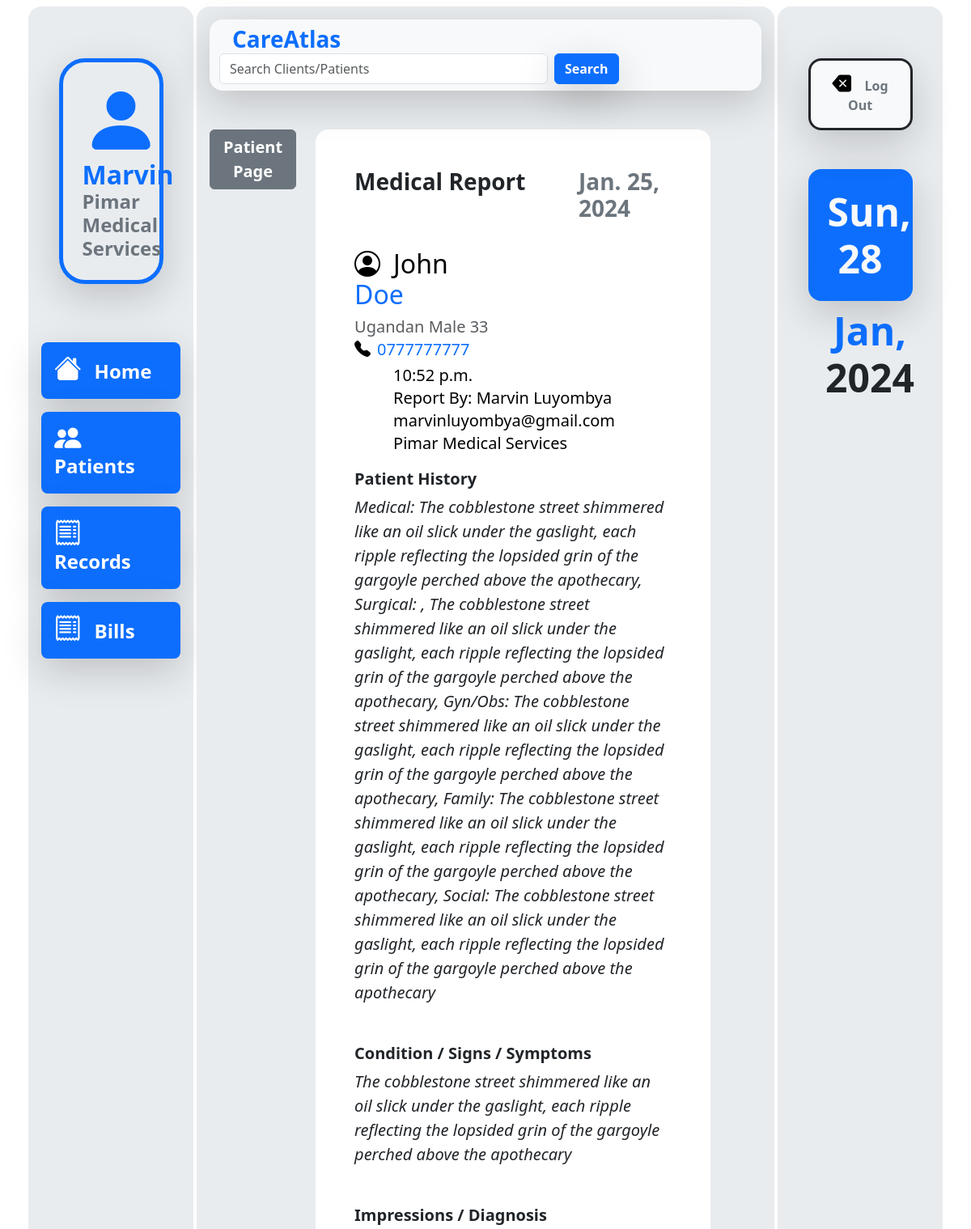
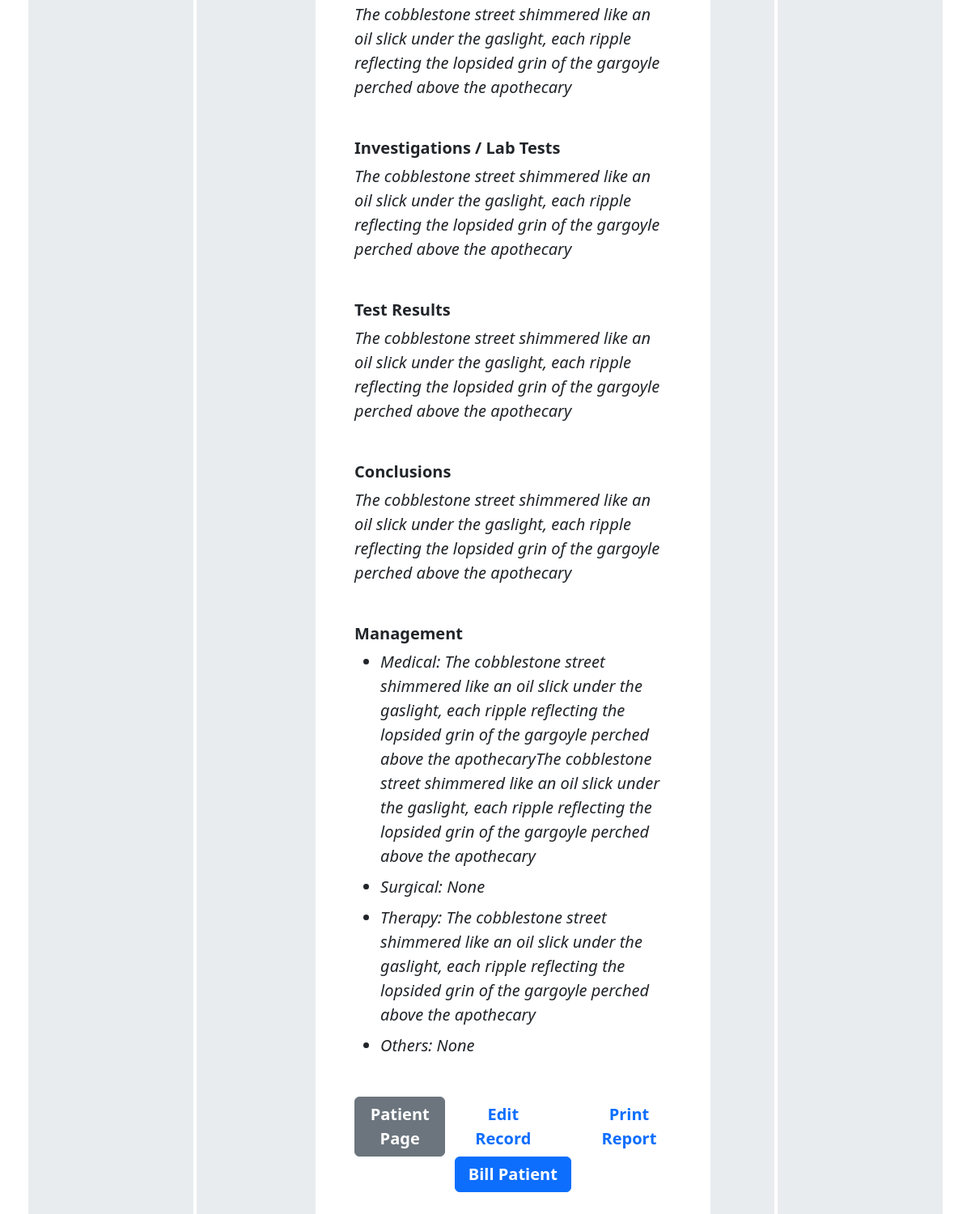
Before: /base/medical_record/26/81 (signed in) with the older database file (2 pictures, top to bottom).
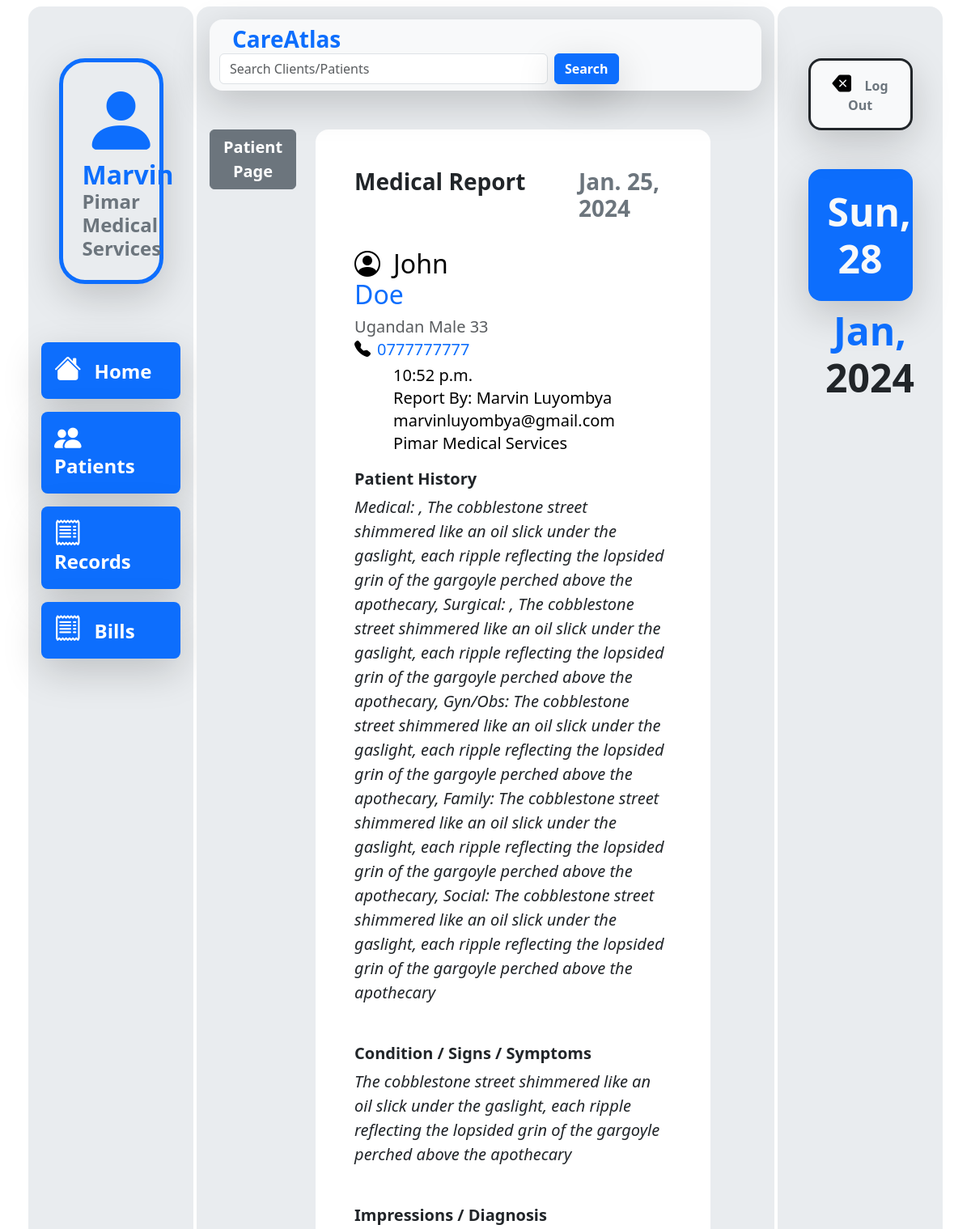
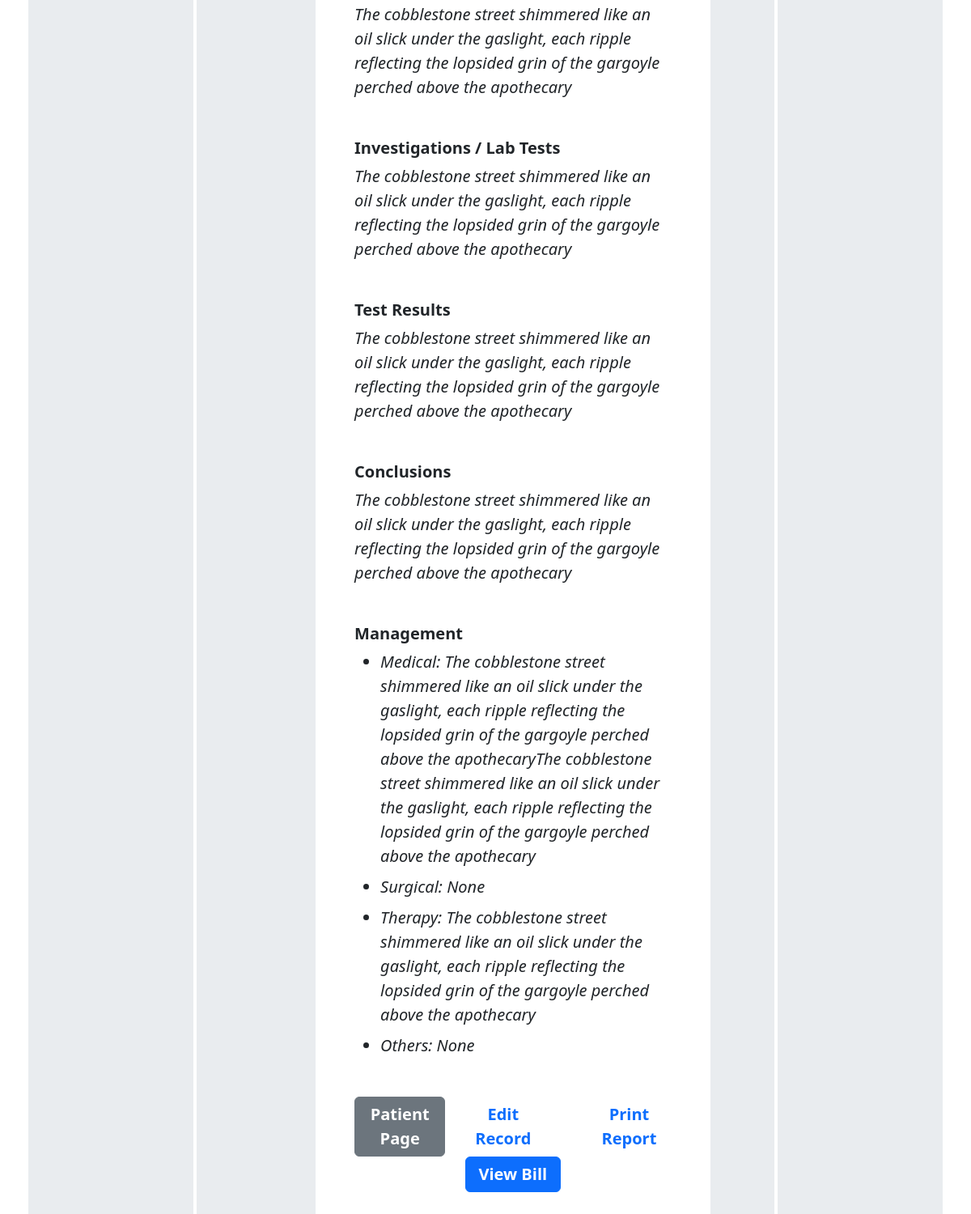
After: the same page with the newer database file (2 pictures, top to bottom).
### base/models.py (models this page shows, shortened)
class PatientRecord(models.Model):
    patient = models.ForeignKey(Patient, on_delete=models.CASCADE)
    doctor = models.ForeignKey(User, on_delete=models.SET_NULL, null=True)
    date_added = models.DateField(auto_now_add=True)
    time_added = models.TimeField(auto_now_add=True)
    signs_and_symptoms = models.TextField(blank=False)
    impressions = models.TextField(null=True)
    investigations = models.TextField(null=True)
    test_results = models.TextField(null=True)
    conclusions = models.TextField(null=True)
    management = models.TextField(blank=False)
    medical_history = models.TextField(null=True)
    surgical_history = models.TextField(null=True)
    gyn_obs_history = models.TextField(null=True)
    family_history = models.TextField(null=True)
    social_history = models.TextField(null=True)
    record_status = models.CharField(max_length=20, null=True)

### users/models.py (models this page shows, shortened)
class HospitalProfile(models.Model):
    hospital_name = models.CharField(max_length=50)
    user = models.OneToOneField(User, on_delete=models.CASCADE, primary_key=True)
    phone_number = models.CharField(max_length=20, null=True)
    role = models.CharField(max_length=50, null=True)

### base/views.py (the view)
# urls.py: path('base/medical_record/<patient_id>/<record_id>', base_views.medical_record_page, name='medical-record-page'),
def medical_record_page(request, patient_id, record_id):
    patient = Patient.objects.get(id=patient_id)
    record = PatientRecord.objects.get(id=record_id)
    bill = PatientBill.objects.filter(medical_record=record).first()
    mgt = record.management.split("---") if record.management not in ["Awaiting Test Results", "Awaiting Doctors Recommendations"] else ["TBD", "TBD", "TBD", "TBD"]
    doctor_hospitalprofiles  = HospitalProfile.objects.filter(hospital_name=request.user.hospitalprofile.hospital_name)
    doctors = [x.user for x in doctor_hospitalprofiles]
    values = ["Tests Done Successfully!", "Awaiting Test Results"]
    test_notifications = PatientRecord.objects.filter(doctor__in=doctors).filter(record_status__in=values)
    if patient.date_of_birth != None:
        patient_age = int((datetime.datetime.now().date() - patient.date_of_birth).days/365)
    else:
        patient_age = 'Unknown'
    context = {
        "day": date_1[0],
        "day_of_month": date_1[1],
        "month": date_1[2],
        "year": date_1[3].replace(",", ""),
        "date": date,
        "record": record,
        "patient": patient,
        "bill": bill,
        "patient_age": patient_age,
        "test_notifications": test_notifications,
        "mgt_meds": mgt[0],
        "mgt_surg": mgt[1],
        "mgt_ther": mgt[2],
        "mgt_other": mgt[3]
    }
    return render(request, 'base/medical_record_page.html', context)

### base/templates/base/medical_record_page.html (shortened to what the changed rows need)
{% extends 'base/base.html' %}
{% block content %}
<div class="row w-100">
  <div class="col-9">
    <div class="w-100 mt-4 mx-auto bg-white rounded-4 p-5 col">
      <div class="row mb-4">
        <div class="col">
        <h3><span class="text-secondary fw-bold">{{record.date_added}}</span></h3>
        </div>
      </div>
      <div class="row">
        <div class=" col-6 d-flex">
          <div class="">
            <h2 class="text-black fw-medium"><i class="bi bi-person-circle me-3"></i>{{patient.first_name}} <span class="text-primary">{{patient.last_name}}</span></h2>
          </div>
        </div>
        <div class="col text-start ms-5">
          <h5 class="my-1 fw-medium text-black">{{record.time_added}}</h5>
          <h5 class="my-1 fw-medium text-black">Report By: {{record.doctor.first_name}} {{record.doctor.last_name}}</h5>
          <h5 class="my-1 fw-medium text-black">{{record.doctor.email}}</h5>
          <h5 class="my-1 fw-medium text-black">{{record.doctor.hospitalprofile.hospital_name}}</h5>
        </div>
       </div>
       <div class="mt-3">
        <h5 class="mb-2 fw-bold">Patient History</h5>
        <p class="fs-5 mb-5 fst-italic"> <span class="fw-medium">Medical: </span>{{record.medical_history}}, <span class="fw-medium">Surgical: </span>{{record.surgical_history}}, <span class="fw-medium">Gyn/Obs: </span>{{record.gyn_obs_history}}, <span class="fw-medium">Family: </span>{{record.family_history}}, <span class="fw-medium">Social: </span>{{record.social_history}}</p>
        <h5 class="mb-2 fw-bold">Condition / Signs / Symptoms</h5>
        <p class="fs-5 mb-5 fst-italic">{{record.signs_and_symptoms}}</p>
        <h5 class="mb-2 fw-bold">Impressions / Diagnosis</h5>
        <p class="fs-5 mb-5 fst-italic">{{record.impressions}}</p>
        <h5 class="mb-2 fw-bold">Investigations / Lab Tests</h5>
        <p class="fs-5 mb-5 fst-italic">{{record.investigations}}</p>
        <h5 class="mb-2 fw-bold">Test Results</h5>
        <p class="fs-5 mb-5 fst-italic">{{record.test_results}}</p>
        <h5 class="mb-2 fw-bold">Conclusions</h5>
        <p class="fs-5 mb-5 fst-italic">{{record.conclusions}}</p>
        <h5 class="mb-2 fw-bold">Management</h5>
        <ul class="mb-5">
          <li class="fs-5 mb-2 fst-italic">Medical: {{mgt_meds}}</li>
          <li class="fs-5 mb-2 fst-italic">Surgical: {{mgt_surg}}</li>
          <li class="fs-5 mb-2 fst-italic"> Therapy: {{mgt_ther}}</li>
          <li class="fs-5 mb-2 fst-italic">Others: {{mgt_other}}</li>
        </ul>
      </div>
      <div class="row">
        {% if user == record.doctor and bill == None%}
          <div class="col text-center">
            <a class="btn btn-primary px-3 fw-bold fs-5" href="{% url 'bill-patient' patient.id record.id%}" role="button">Bill Patient</a>
          </div>
        {% elif bill %}
          <div class="col text-center">
            <a class="btn btn-primary px-3 fw-bold fs-5" href="{% url 'patient-bill-page' patient.id record.id bill.id %}" role="button">View Bill</a>
          </div>
        {% endif %}
      </div>
  </div>
  </div>
</div>
{% endblock content %}

Changed rows visible on the page:
changed PatientRecord "Marvin": medical_history "The cobblestone street shimmered like an oil slick under the gaslight, each ripple reflecting the lopsided grin of the gargoyle perched above the apothecary" → ", The cobblestone street shimmered like an oil slick under the gaslight, each ripple reflecting the lopsided grin of the gargoyle perched above the apothecary"
Other visible differences:
text no longer shown: "Bill Patient"
text now shown: "View Bill"
